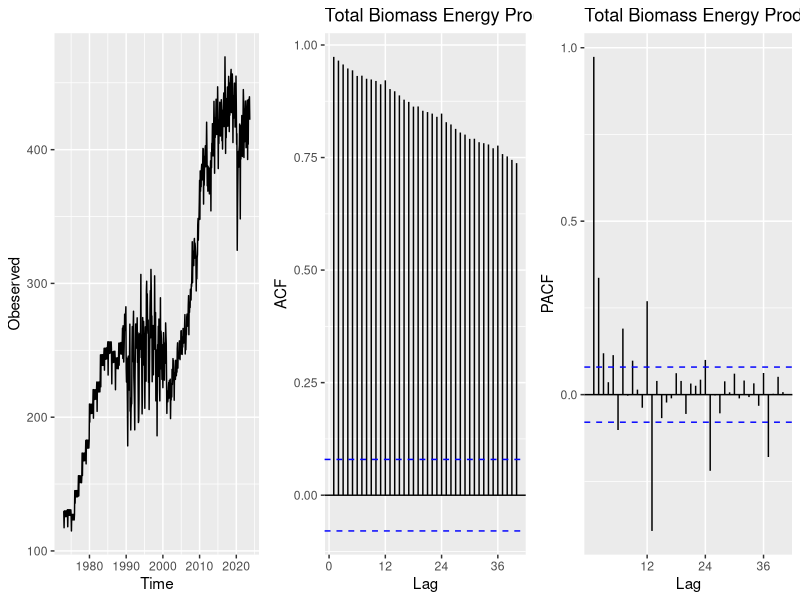
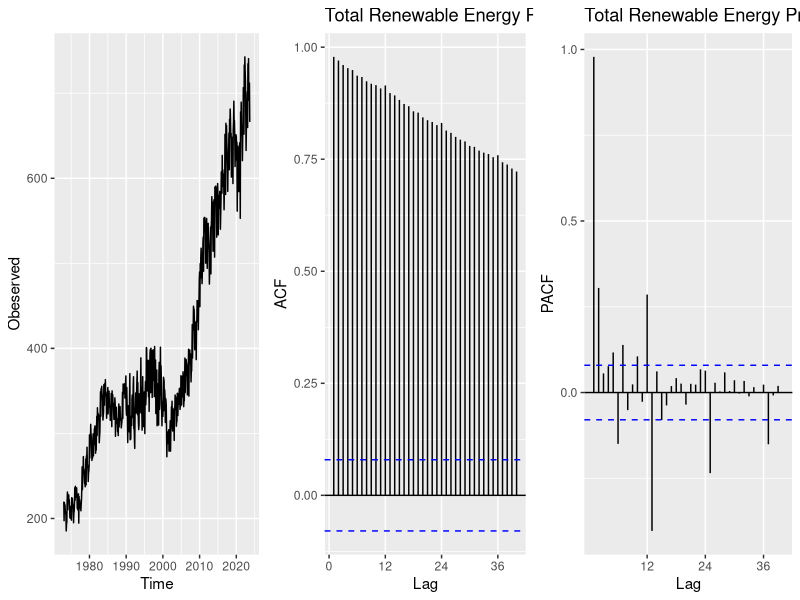
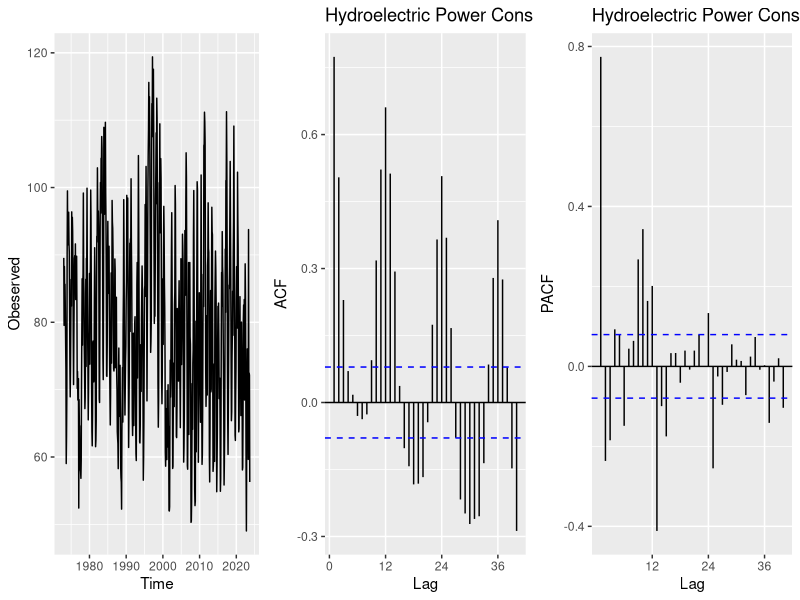
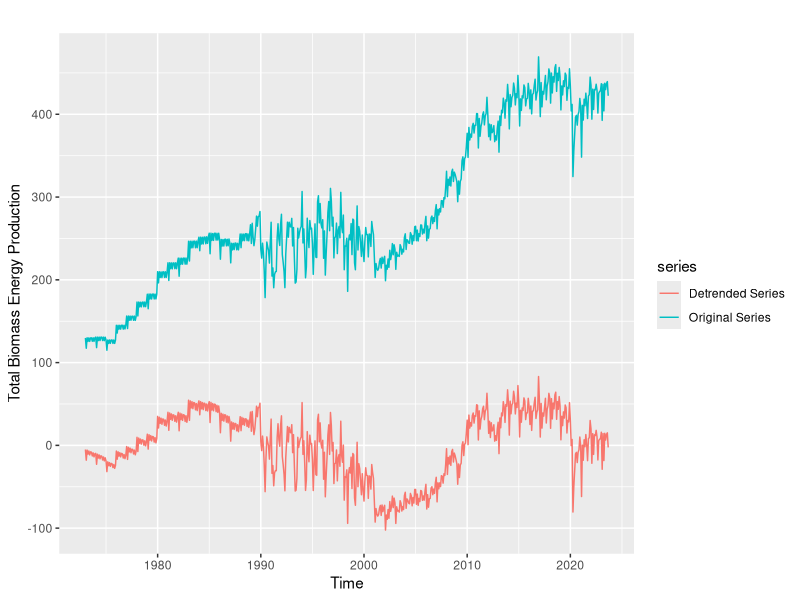
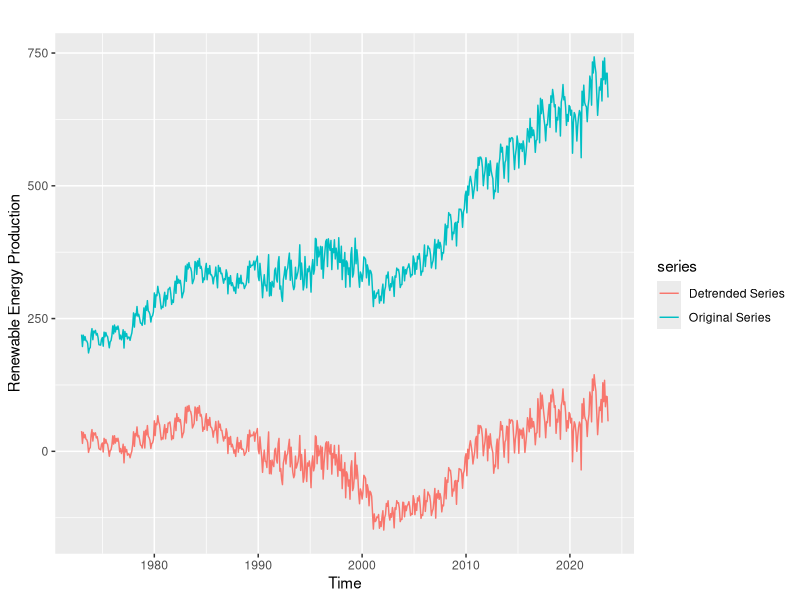
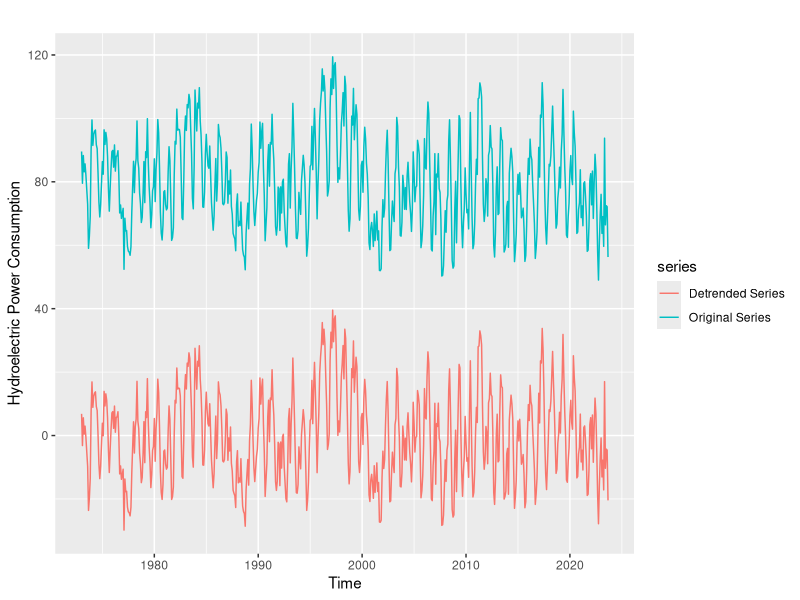
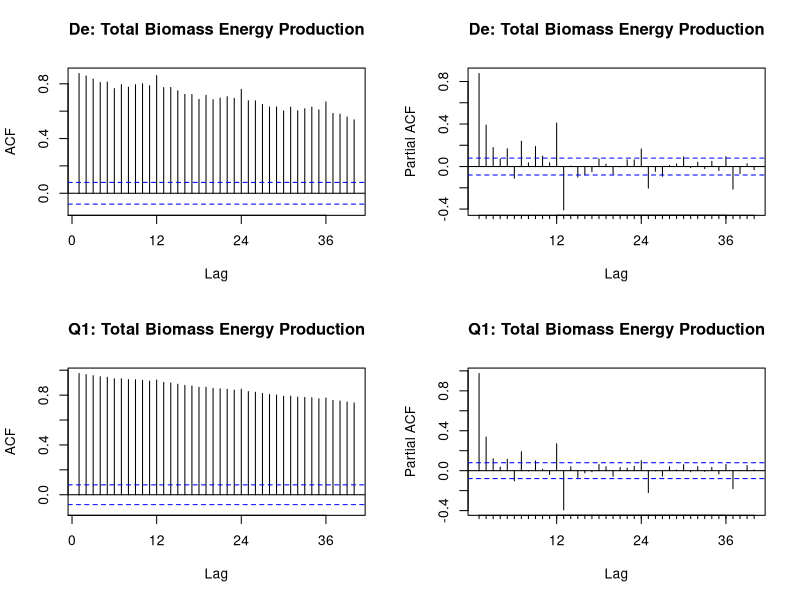
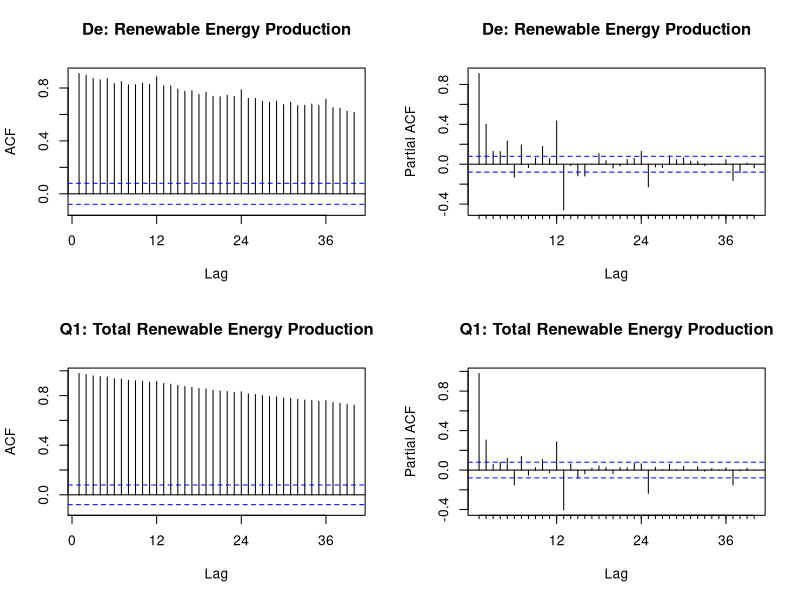

These charts were generated, in order, by the following R code:
## ---- chunk 1

## ---- chunk 2
knitr::opts_chunk$set(echo = TRUE,tidy.opts=list(width.cutoff=80), tidy=FALSE) 
## ---- chunk 3
#Load/install required package here
library(dplyr)
library(tseries)
library(forecast)
library(ggplot2)
library(cowplot)

#Importing data set
library(readxl)
raw_data <- read_excel(path="./Data/Table_10.1_Renewable_Energy_Production_and_Consumption_by_Source.xlsx",skip = 12, sheet="Monthly Data",col_names=FALSE) 

read_col_names <- read_excel(path="./Data/Table_10.1_Renewable_Energy_Production_and_Consumption_by_Source.xlsx",skip = 10,n_max = 1, sheet="Monthly Data",col_names=FALSE) 

colnames(raw_data) <- read_col_names
## ---- chunk 4
new_data<-raw_data[,4:6]
new_data <- cbind(raw_data[,1],new_data)
new_data <- new_data %>% rename(Date = Month)

ts_data <- ts(new_data[,2:4],start=c(1973,1),frequency=12)

nhydro <- ncol(new_data)-1
nobs <- nrow(new_data)
## ---- chunk 5
for (i in 1:nhydro) {
  pp<-plot_grid(
    autoplot(ts_data[,i],ylab="Obeserved"),
    autoplot(Acf(ts_data[,i],lag.max=40, plot=FALSE))+
    ggtitle(colnames(new_data)[(1+i)]),
    autoplot(Pacf(ts_data[,i],lag.max=40, plot=FALSE))+
    ggtitle(colnames(new_data)[(1+i)]),
    nrow=1,ncol=3)
  print(pp)
}

## ---- chunk 6
t<-1:nobs

biomass_trend<-lm(new_data[,2]~t)
summary(biomass_trend)

renewable_trend<-lm(new_data[,3]~t)
summary(renewable_trend)

hydro_trend<-lm(new_data[,4]~t)
summary(hydro_trend)
## ---- chunk 7
beta0 <- c(biomass_trend$coefficients[1],renewable_trend$coefficients[1],hydro_trend$coefficients[1])
beta1 <- c(biomass_trend$coefficients[2],renewable_trend$coefficients[2],hydro_trend$coefficients[2])
## ---- chunk 8
ts_detrend<-data.frame(ts_data[,1]-(beta0[1]+beta1[1]*t),
              ts_data[,2]-(beta0[2]+beta1[2]*t),
              ts_data[,3]-(beta0[3]+beta1[3]*t))
colnames(ts_detrend) <-c("Total Biomass Energy Production",
                         "Renewable Energy Production",
                         "Hydroelectric Power Consumption")
ts_detrend<-ts(ts_detrend,start=c(1973,1),frequency=12)

for (i in 1:nhydro){
dp<- autoplot(ts_data[,i],  series = "Original Series") +
  autolayer(ts_detrend[,i], series = "Detrended Series") +
  ylab(paste(colnames(ts_detrend)[i], sep = ""))
print(dp)
}
## ---- chunk 9
for(i in 1:nhydro){
  par(mfrow=c(2,2))
  Acf(ts_detrend[,i],lag.max=40,
      main=paste("De: ",colnames(ts_detrend)[i], sep = "")) 
  Pacf(ts_detrend[,i],lag.max=40,
       main=paste("De: ",colnames(ts_detrend)[i], sep = ""))
  Acf(ts_data[, i], lag.max = 40,
      main=paste("Q1: ",colnames(ts_data)[i], sep = ""))
  Pacf(ts_data[, i], lag.max = 40,
       main=paste("Q1: ",colnames(ts_data)[i], sep = ""))
}

## ---- chunk 10
#renewables
dummies2 <-seasonaldummy(ts_data[,2])
seas_linear_model2<-lm(new_data[,2+1]~dummies2)
summary(seas_linear_model2)

beta_in2<-seas_linear_model2$coefficients[1]
beta_co2<-seas_linear_model2$coefficients[2:12]

#hydro
dummies3 <-seasonaldummy(ts_data[,3])
seas_linear_model3<-lm(new_data[,3+1]~dummies3)
summary(seas_linear_model3)

beta_in3<-seas_linear_model3$coefficients[1]
beta_co3<-seas_linear_model3$coefficients[2:12]
## ---- chunk 11
#renewables
seas_comp2<-array(0,nobs)
for(i in 1:nobs){
  seas_comp2[i]=(beta_in2+beta_co2%*%dummies2[i,])
}
y_deseason2<-new_data[,2+1]-seas_comp2

ggplot(new_data,aes(x=Date))+
   geom_line(aes(y=new_data[,(2+1)]),col="black")+
   geom_line(aes(y=y_deseason2),col="blue")+
   labs(y="Total Renewables Energy Production")

#hydro
seas_comp3<-array(0,nobs)
for(i in 1:nobs){
  seas_comp3[i]=(beta_in3+beta_co3%*%dummies3[i,])
}
y_deseason3<-new_data[,3+1]-seas_comp3

ggplot(new_data,aes(x=Date))+
   geom_line(aes(y=new_data[,(3+1)]),col="black")+
   geom_line(aes(y=y_deseason3),col="blue")+
   labs(y="Hydroelectric Power Consumption")
## ---- chunk 12

ts_sea<-data.frame(ts(y_deseason2,start = c(1973,1), frequency = 12),
                   ts(y_deseason3,start = c(1973,1), frequency = 12))
colnames(ts_sea) <-c("Renewable Energy Production",
                         "Hydroelectric Power Consumption")
plot_grid(
  autoplot(Acf(ts_sea[,1],lag.max=40, plot=FALSE))+
    ggtitle("De: Renewable Energy Production"),
  autoplot(Pacf(ts_sea[,1],lag.max=40, plot=FALSE))+
    ggtitle("De: Renewable Energy Production"),
  autoplot(Acf(ts_data[,2],lag.max=40, plot=FALSE))+
    ggtitle("Q1: Renewable Energy Production"),
  autoplot(Pacf(ts_data[,2],lag.max=40, plot=FALSE))+
    ggtitle("Q1: Renewable Energy Production")
)

plot_grid(
  autoplot(Acf(ts_sea[,2],lag.max=40, plot=FALSE))+
    ggtitle("De: Hydroelectric Power Consumption"),
  autoplot(Pacf(ts_sea[,2],lag.max=40, plot=FALSE))+
    ggtitle("De: Hydroelectric Power Consumption"),
  autoplot(Acf(ts_data[,3],lag.max=40, plot=FALSE))+
    ggtitle("Q1: Hydroelectric Power Consumption"),
  autoplot(Pacf(ts_data[,3],lag.max=40, plot=FALSE))+
    ggtitle("Q1: Hydroelectric Power Consumption")
)

